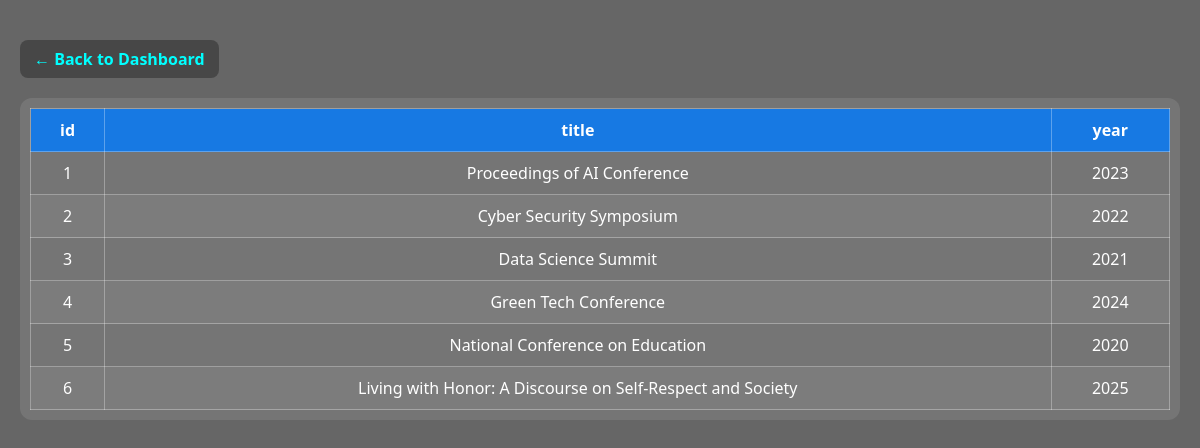
The page /view_table.php?table=proceedings on the database its author committed.
### tables this page shows
CREATE TABLE `proceedings` (
  `id` int(11) NOT NULL,
  `title` varchar(255) DEFAULT NULL,
  `year` int(11) DEFAULT NULL
);

### view_table.php (the view, shortened to what this page needs)
<?php
include 'connect.php';
$table = $_GET['table'] ?? '';
$table = preg_replace('/[^a-zA-Z0-9_]/', '', $table);
$query = "SELECT * FROM $table";
$result = $conn->query($query);
?>
<!DOCTYPE html>
<html lang="en">
<head>
</head>
<body>
<a href="index11.php" class="back-link">&larr; Back to Dashboard</a>
<div class="table-wrapper">
    <?php if ($result && $result->num_rows > 0): ?>
        <table>
            <thead>
                <tr>
                    <?php if ($table === 'ebooks'): ?>
                        <th>ID</th>
                        <th>Title</th>
                        <th>Author</th>
                        <th>Download</th>
                    <?php else: ?>
                        <?php while ($field = $result->fetch_field()): ?>
                            <th><?= htmlspecialchars($field->name) ?></th>
                        <?php endwhile; ?>
                    <?php endif; ?>
                </tr>
            </thead>
            <tbody>
                <?php while ($row = $result->fetch_assoc()): ?>
                    <tr>
                        <?php if ($table === 'ebooks'): ?>
                            <td><?= htmlspecialchars($row['id']) ?></td>
                            <td><?= htmlspecialchars($row['title']) ?></td>
                            <td><?= htmlspecialchars($row['author']) ?></td>
                            <td>
                                <?php if (!empty($row['pdf_file'])): ?>
                                    <a href="<?= htmlspecialchars($row['pdf_file']) ?>" download class="download-btn">Download</a>
                                <?php else: ?>
                                    No File
                                <?php endif; ?>
                            </td>
                        <?php else: ?>
                            <?php foreach ($row as $col): ?>
                                <td><?= htmlspecialchars($col) ?></td>
                            <?php endforeach; ?>
                        <?php endif; ?>
                    </tr>
                <?php endwhile; ?>
            </tbody>
        </table>
    <?php else: ?>
        <p>No data found in <?= htmlspecialchars($table) ?> table.</p>
    <?php endif; ?>
</div>
</body>
</html>

### view_table.php (style rules this page uses)
* { box-sizing: border-box; }
body { font-family: 'Segoe UI', sans-serif; margin: 0; padding: 40px 20px; min-height: 100vh; background: rgba(0, 0, 0, 0.6); color: #fff; }
body::before { content: ''; position: fixed; top: 0; left: 0; width: 100%; height: 100%; background: url('wp2508260.webp') no-repeat center center/cover; filter: blur(6px); z-index: -1; }
.back-link { display: inline-block; margin-bottom: 20px; text-decoration: none; font-weight: bold; color: #00ffff; padding: 8px 14px; background-color: rgba(0, 0, 0, 0.3); border-radius: 8px; }
.table-wrapper { overflow-x: auto; background: rgba(255, 255, 255, 0.1); border-radius: 12px; padding: 10px; }
table { width: 100%; border-collapse: collapse; min-width: 600px; }
th, td { border: 1px solid rgba(255, 255, 255, 0.3); padding: 10px; text-align: center; color: #fff; }
th { background-color: rgba(0, 123, 255, 0.8); color: #fff; }
tr:nth-child(even) { background-color: rgba(255, 255, 255, 0.05); }

### rows shown on the page
proceedings: id "1", title "Proceedings of AI Conference", year "2023"
proceedings: id "2", title "Cyber Security Symposium", year "2022"
proceedings: id "3", title "Data Science Summit", year "2021"
proceedings: id "4", title "Green Tech Conference", year "2024"
proceedings: id "5", title "National Conference on Education", year "2020"
proceedings: id "6", title "Living with Honor: A Discourse on Self-Respect and Society", year "2025"

### other values the page prints
$field->name "id"
$field->name "title"
$field->name "year"
